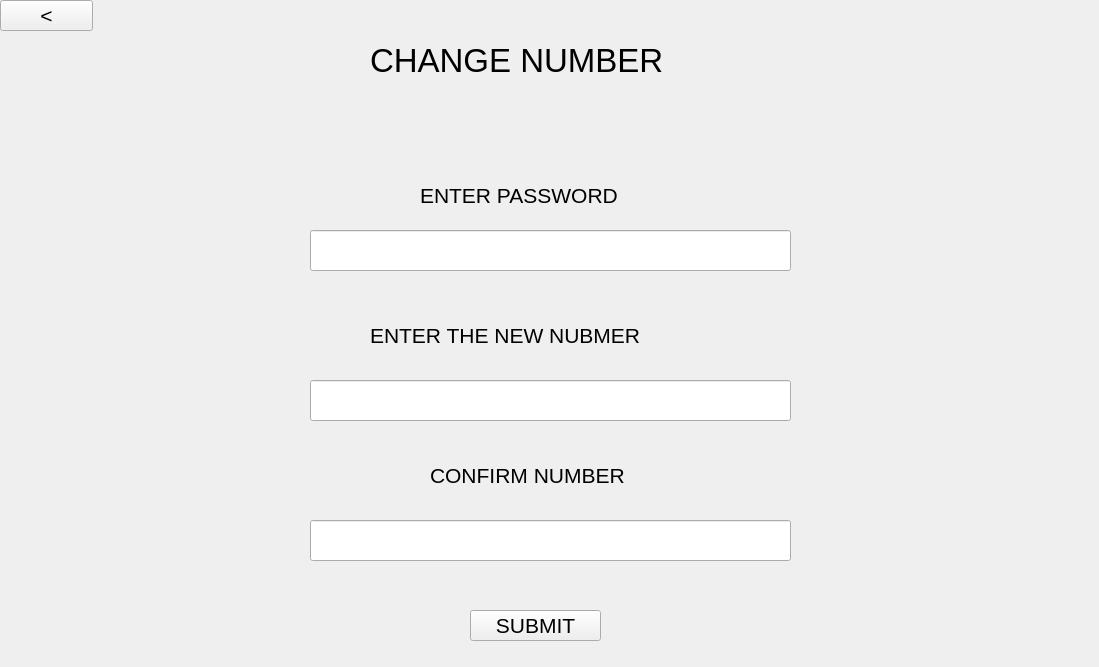
<?xml version="1.0" encoding="UTF-8"?>
<ui version="4.0">
 <class>Form</class>
 <widget class="QWidget" name="Form">
  <property name="geometry">
   <rect>
    <x>0</x>
    <y>0</y>
    <width>1099</width>
    <height>667</height>
   </rect>
  </property>
  <property name="windowTitle">
   <string>Form</string>
  </property>
  <property name="styleSheet">
   <string notr="true">QToolTip
{
     border: 1px solid black;
     background-color: #D1DBCB;
     padding: 1px;
     border-radius: 3px;
     opacity: 100;
}

QWidget
{
    color: #b1b1b1;
    background-color: #323232;
    selection-background-color:#323232;
    selection-color: black;
    background-clip: border;
    border-image: none;
    border: 0px transparent black;
    outline: 0;
}

QWidget:item:hover
{
    background-color: #D1DBCB;
    color: black;
}

QWidget:item:selected
{
    background-color: #D1DBCB;
    border: 0px
}

QCheckBox
{
    spacing: 5px;
    outline: none;
    color: #eff0f1;
    margin-bottom: 2px;
}

QCheckBox:disabled
{
    color: #76797C;
}

QCheckBox::indicator,QGroupBox::indicator
{
    width: 18px;
    height: 18px;
}

QGroupBox::indicator
{
    margin-left: 2px;
}

QCheckBox::indicator:unchecked
{
    image: url(:/qss_icons/rc/checkbox_unchecked.png);
}

QCheckBox::indicator:unchecked:hover,
QCheckBox::indicator:unchecked:focus,
QCheckBox::indicator:unchecked:pressed,
QGroupBox::indicator:unchecked:hover,
QGroupBox::indicator:unchecked:focus,
QGroupBox::indicator:unchecked:pressed
{
  border: none;
    image: url(:/qss_icons/rc/checkbox_unchecked_focus.png);
}

QCheckBox::indicator:checked
{
    image: url(:/qss_icons/rc/checkbox_checked.png);
}

QCheckBox::indicator:checked:hover,
QCheckBox::indicator:checked:focus,
QCheckBox::indicator:checked:pressed,
QGroupBox::indicator:checked:hover,
QGroupBox::indicator:checked:focus,
QGroupBox::indicator:checked:pressed
{
    border: none;
    image: url(:/qss_icons/rc/checkbox_checked_focus.png);
}


QCheckBox::indicator:indeterminate
{
    image: url(:/qss_icons/rc/checkbox_indeterminate.png);
}

QCheckBox::indicator:indeterminate:focus,
QCheckBox::indicator:indeterminate:hover,
QCheckBox::indicator:indeterminate:pressed
{
    image: url(:/qss_icons/rc/checkbox_indeterminate_focus.png);
}

QCheckBox::indicator:checked:disabled,
QGroupBox::indicator:checked:disabled
{
    image: url(:/qss_icons/rc/checkbox_checked_disabled.png);
}

QCheckBox::indicator:unchecked:disabled,
QGroupBox::indicator:unchecked:disabled
{
    image: url(:/qss_icons/rc/checkbox_unchecked_disabled.png);
}

QRadioButton
{
    spacing: 5px;
    outline: none;
    color: #eff0f1;
    margin-bottom: 2px;
}

QRadioButton:disabled
{
    color: #76797C;
}
QRadioButton::indicator
{
    width: 21px;
    height: 21px;
}

QRadioButton::indicator:unchecked
{
    image: url(:/qss_icons/rc/radio_unchecked.png);
}


QRadioButton::indicator:unchecked:hover,
QRadioButton::indicator:unchecked:focus,
QRadioButton::indicator:unchecked:pressed
{
    border: none;
    outline: none;
    image: url(:/qss_icons/rc/radio_unchecked_focus.png);
}

QRadioButton::indicator:checked
{
    border: none;
    outline: none;
    image: url(:/qss_icons/rc/radio_checked.png);
}

QRadioButton::indicator:checked:hover,
QRadioButton::indicator:checked:focus,
QRadioButton::indicator:checked:pressed
{
    border: none;
    outline: none;
    image: url(:/qss_icons/rc/radio_checked_focus.png);
}

QRadioButton::indicator:checked:disabled
{
    outline: none;
    image: url(:/qss_icons/rc/radio_checked_disabled.png);
}

QRadioButton::indicator:unchecked:disabled
{
    image: url(:/qss_icons/rc/radio_unchecked_disabled.png);
}


QMenuBar
{
    background-color: #323232;
    color: #D1DBCB;
}

QMenuBar::item
{
    background-color: #323232;
    background: transparent;
    /* padding: 2px 20px 2px 20px; */
}

QMenuBar::item:selected
{
    background: transparent;
    /* border: 1px solid #76797C; */
}

QMenuBar::item:pressed
{
    border: 0px solid #76797C;
    background-color: #D1DBCB;
    color: #000;
    margin-bottom:-1px;
    padding-bottom:1px;
}

QMenu
{
    background-color: #323232;
    /* border: 1px solid #76797C; */
    color: #eff0f1;
    /*margin: 2px; */
}

QMenu::icon
{
    /*margin: 5px;*/
}

QMenu::item
{
    padding: 2px 30px 2px 30px;
    /*margin-left: 5px;*/
    border: 1px solid transparent; /* reserve space for selection border */
}

QMenu::item:selected
{
    color: #000000;
}

QMenu::separator {
    height: 2px;
    background: #D1DBCB;
    margin-left: 10px;
    margin-right: 5px;
}

QMenu::indicator {
    width: 18px;
    height: 18px;
}

/* non-exclusive indicator = check box style indicator
   (see QActionGroup::setExclusive) */
QMenu::indicator:non-exclusive:unchecked {
    image: url(:/qss_icons/rc/checkbox_unchecked.png);
}

QMenu::indicator:non-exclusive:unchecked:selected {
    image: url(:/qss_icons/rc/checkbox_unchecked_disabled.png);
}

QMenu::indicator:non-exclusive:checked {
    image: url(:/qss_icons/rc/checkbox_checked.png);
}

QMenu::indicator:non-exclusive:checked:selected {
    image: url(:/qss_icons/rc/checkbox_checked_disabled.png);
}

/* exclusive indicator = radio button style indicator (see QActionGroup::setExclusive) */
QMenu::indicator:exclusive:unchecked {
    image: url(:/qss_icons/rc/radio_unchecked.png);
}

QMenu::indicator:exclusive:unchecked:selected {
    image: url(:/qss_icons/rc/radio_unchecked_disabled.png);
}

QMenu::indicator:exclusive:checked {
    image: url(:/qss_icons/rc/radio_checked.png);
}

QMenu::indicator:exclusive:checked:selected {
    image: url(:/qss_icons/rc/radio_checked_disabled.png);
}

QMenu::right-arrow {
    margin: 5px;
    image: url(:/qss_icons/rc/right_arrow.png)
}


QWidget:disabled
{
    color: #454545;
    background-color: #323232;
}

QAbstractItemView
{
    alternate-background-color: #323232;
    color: #eff0f1;
    border: 1px solid 3A3939;
    border-radius: 2px;
}

QWidget:focus, QMenuBar:focus,QToolBar:focus,QScrollAreaViewer:focus
{
    /* border: 2px solid #D1DBCB; */
}

QTabWidget:focus, QCheckBox:focus, QRadioButton:focus, QSlider:focus
{
    border: none;
}

QLineEdit
{
    background-color: #1e1e1e;
    selection-background-color: #D1DBCB;
    selection-color: black;
    padding: 5px;
    border-style: solid;
    border: 1px solid #76797C;
    border-radius: 2px;
    color: #eff0f1;
}

QGroupBox {
    border:1px solid #76797C;
    border-radius: 2px;
    margin-top: 20px;
}

QGroupBox::title {
    subcontrol-origin: margin;
    subcontrol-position: top center;
    padding-left: 10px;
    padding-right: 10px;
    padding-top: 10px;
}

QAbstractScrollArea
{
    border-radius: 0px;
    border: 0px solid #76797C;
    background-color: transparent;
}

QScrollBar:horizontal
{
    height: 15px;
    margin: 3px 15px 3px 15px;
    border: 1px transparent #2A2929;
    border-radius: 4px;
    background-color: #2A2929;
}

QScrollBar::handle:horizontal
{
    background-color: #605F5F;
    min-width: 5px;
    border-radius: 4px;
}

QScrollBar::add-line:horizontal
{
    margin: 0px 3px 0px 3px;
    border-image: url(:/qss_icons/rc/right_arrow_disabled.png);
    width: 10px;
    height: 10px;
    subcontrol-position: right;
    subcontrol-origin: margin;
}

QScrollBar::sub-line:horizontal
{
    margin: 0px 3px 0px 3px;
    border-image: url(:/qss_icons/rc/left_arrow_disabled.png);
    height: 10px;
    width: 10px;
    subcontrol-position: left;
    subcontrol-origin: margin;
}

QScrollBar::add-line:horizontal:hover,QScrollBar::add-line:horizontal:on
{
    border-image: url(:/qss_icons/rc/right_arrow.png);
    height: 10px;
    width: 10px;
    subcontrol-position: right;
    subcontrol-origin: margin;
}


QScrollBar::sub-line:horizontal:hover, QScrollBar::sub-line:horizontal:on
{
    border-image: url(:/qss_icons/rc/left_arrow.png);
    height: 10px;
    width: 10px;
    subcontrol-position: left;
    subcontrol-origin: margin;
}

QScrollBar::up-arrow:horizontal, QScrollBar::down-arrow:horizontal
{
    background: none;
}


QScrollBar::add-page:horizontal, QScrollBar::sub-page:horizontal
{
    background: none;
}

QScrollBar:vertical
{
    background-color: #2A2929;
    width: 15px;
    margin: 15px 3px 15px 3px;
    border: 1px transparent #2A2929;
    border-radius: 4px;
}

QScrollBar::handle:vertical
{
    background-color: #605F5F;
    min-height: 5px;
    border-radius: 4px;
}

QScrollBar::sub-line:vertical
{
    margin: 3px 0px 3px 0px;
    border-image: url(:/qss_icons/rc/up_arrow_disabled.png);
    height: 10px;
    width: 10px;
    subcontrol-position: top;
    subcontrol-origin: margin;
}

QScrollBar::add-line:vertical
{
    margin: 3px 0px 3px 0px;
    border-image: url(:/qss_icons/rc/down_arrow_disabled.png);
    height: 10px;
    width: 10px;
    subcontrol-position: bottom;
    subcontrol-origin: margin;
}

QScrollBar::sub-line:vertical:hover,QScrollBar::sub-line:vertical:on
{

    border-image: url(:/qss_icons/rc/up_arrow.png);
    height: 10px;
    width: 10px;
    subcontrol-position: top;
    subcontrol-origin: margin;
}


QScrollBar::add-line:vertical:hover, QScrollBar::add-line:vertical:on
{
    border-image: url(:/qss_icons/rc/down_arrow.png);
    height: 10px;
    width: 10px;
    subcontrol-position: bottom;
    subcontrol-origin: margin;
}

QScrollBar::up-arrow:vertical, QScrollBar::down-arrow:vertical
{
    background: none;
}


QScrollBar::add-page:vertical, QScrollBar::sub-page:vertical
{
    background: none;
}

QTextEdit
{
    background-color: #1e1e1e;
    color: #eff0f1;
    border: 1px solid #76797C;
}

QPlainTextEdit
{
    background-color: #1e1e1e;;
    color: #eff0f1;
    border-radius: 2px;
    border: 1px solid #76797C;
}

QHeaderView::section
{
    background-color: #76797C;
    color: #eff0f1;
    padding: 5px;
    border: 1px solid #76797C;
}

QSizeGrip {
    image: url(:/qss_icons/rc/sizegrip.png);
    width: 12px;
    height: 12px;
}


QMainWindow::separator
{
    background-color: #323232;
    color: white;
    padding-left: 4px;
    spacing: 2px;
    border: 1px dashed #76797C;
}

QMainWindow::separator:hover
{

    background-color: #787876;
    color: white;
    padding-left: 4px;
    border: 1px solid #76797C;
    spacing: 2px;
}


QMenu::separator
{
    height: 1px;
    background-color: #76797C;
    color: white;
    padding-left: 4px;
    margin-left: 10px;
    margin-right: 5px;
}

QFrame
{
    border-radius: 0px;
    /*border: 1px solid #76797C;*/
}


QFrame[frameShape=&quot;0&quot;]
{
    border-radius: 0px;
    border: 0px transparent #76797C;
}

QStackedWidget
{
    border: 1px transparent black;
}

QToolBar {
    border: 0px transparent #393838;
    background: 0px solid #323232;
    font-weight: bold;
}

QToolBar::handle:horizontal {
    image: url(:/qss_icons/rc/Hmovetoolbar.png);
}
QToolBar::handle:vertical {
    image: url(:/qss_icons/rc/Vmovetoolbar.png);
}
QToolBar::separator:horizontal {
    image: url(:/qss_icons/rc/Hsepartoolbar.png);
}
QToolBar::separator:vertical {
    image: url(:/qss_icons/rc/Vsepartoolbar.png);
}
QToolButton#qt_toolbar_ext_button {
    background: #58595a
}

QPushButton
{
    color: #eff0f1;
    background-color: #323232;
    border-width: 1px;
    border-color: #76797C;
    border-style: solid;
    padding: 5px;
    border-radius: 0px;
    outline: none;
}

QPushButton:disabled
{
    background-color: #323232;
    border-width: 1px;
    border-color: #454545;
    border-style: solid;
    padding-top: 5px;
    padding-bottom: 5px;
    padding-left: 10px;
    padding-right: 10px;
    border-radius: 2px;
    color: #454545;
}

QPushButton:focus {
    background-color: #D1DBCB;
    color: black;
}

QPushButton:pressed
{
    color: black;
    background-color: #D1DBCB;
    padding-top: -15px;
    padding-bottom: -17px;
}

QComboBox
{
    selection-background-color: #D1DBCB;
    background-color: #31363B;
    border-style: solid;
    border: 1px solid #76797C;
    border-radius: 2px;
    padding: 5px;
    min-width: 75px;
}

QPushButton:checked{
    background-color: #76797C;
    border-color: #6A6969;
}

QComboBox:hover,QPushButton:hover,QAbstractSpinBox:hover,QLineEdit:hover,QTextEdit:hover,QPlainTextEdit:hover,QAbstractView:hover,QTreeView:hover
{
    border: 1px solid #D1DBCB;
}

QComboBox:on
{
    padding-top: 0px;
    padding-left: 4px;
    selection-background-color: #4a4a4a;
}

QComboBox QAbstractItemView
{
    background-color: #1e1e1e;
    border-radius: 2px;
    border: 1px solid #76797C;
    selection-background-color: #D1DBCB;
}

QComboBox::drop-down
{
    subcontrol-origin: padding;
    subcontrol-position: top right;
    width: 15px;

    border-left-width: 0px;
    border-left-color: darkgray;
    border-left-style: solid;
    border-top-right-radius: 3px;
    border-bottom-right-radius: 3px;
}

QComboBox::down-arrow
{
    image: url(:/qss_icons/rc/down_arrow_disabled.png);
}

QComboBox::down-arrow:on, QComboBox::down-arrow:hover,
QComboBox::down-arrow:focus
{
    image: url(:/qss_icons/rc/down_arrow.png);
}

QAbstractSpinBox {
    padding: 2px;
    margin: 2px;
    background-color: #1e1e1e;
    color: #eff0f1;
    border-radius: 0px;
    min-width: 75px;
    selection-background-color: #D1DBCB;
    selection-color: black;
}

QAbstractSpinBox:up-button
{
    background-color: transparent;
    subcontrol-origin: border;
    subcontrol-position: center right;
}

QAbstractSpinBox:down-button
{
    background-color: transparent;
    subcontrol-origin: border;
    subcontrol-position: center left;
}

QAbstractSpinBox::up-arrow,QAbstractSpinBox::up-arrow:disabled,QAbstractSpinBox::up-arrow:off {
    image: url(:/qss_icons/rc/up_arrow_disabled.png);
    width: 10px;
    height: 10px;
}
QAbstractSpinBox::up-arrow:hover
{
    image: url(:/qss_icons/rc/up_arrow.png);
}


QAbstractSpinBox::down-arrow,QAbstractSpinBox::down-arrow:disabled,QAbstractSpinBox::down-arrow:off
{
    image: url(:/qss_icons/rc/down_arrow_disabled.png);
    width: 10px;
    height: 10px;
}
QAbstractSpinBox::down-arrow:hover
{
    image: url(:/qss_icons/rc/down_arrow.png);
}


QLabel
{
    border: 0px solid black;
    margin-left: 2px;
    margin-right: 2px;
    color: #D1DBCB;
}

QTabWidget{
    border: 0px transparent black;
}

QTabWidget::pane {
    border: 1px solid #76797C;
    padding: 5px;
    margin: 0px;
}

QTabWidget::tab-bar {
    left: 5px; /* move to the right by 5px */
}

QTabBar
{
    qproperty-drawBase: 0;
    border-radius: 3px;
}

QTabBar::focus
{
    border: 0px transparent black;
    color: black;
}

QTabBar::hover
{
    border: 0px transparent black;
    color: black;
}

QTabBar::close-button  {
    image: url(:/qss_icons/rc/close.png);
    background: transparent;
}

QTabBar::close-button:hover
{
    image: url(:/qss_icons/rc/close-hover.png);
    background: transparent;
}

QTabBar::close-button:pressed {
    image: url(:/qss_icons/rc/close-pressed.png);
    background: transparent;
}

/* TOP TABS */
QTabBar::tab:top {
    color: #eff0f1;
    border: 1px solid #76797C;
    border-bottom: 1px transparent black;
    background-color: #323232;
    padding: 5px;
    min-width: 50px;
    border-top-left-radius: 2px;
    border-top-right-radius: 2px;
}

QTabBar::tab:top:!selected
{
    color: #eff0f1;
    background-color: #54575B;
    border: 1px solid #76797C;
    border-bottom: 1px transparent black;
    border-top-left-radius: 2px;
    border-top-right-radius: 2px;
}

QTabBar::tab:top:!selected:hover {
    background-color: #D1DBCB;
    color: black;
}

/* BOTTOM TABS */
QTabBar::tab:bottom {
    color: #eff0f1;
    border: 1px solid #76797C;
    border-top: 1px transparent black;
    background-color: #323232;
    padding: 5px;
    border-bottom-left-radius: 2px;
    border-bottom-right-radius: 2px;
    min-width: 50px;
}

QTabBar::tab:bottom:!selected
{
    color: #eff0f1;
    background-color: #54575B;
    border: 1px solid #76797C;
    border-top: 1px transparent black;
    border-bottom-left-radius: 2px;
    border-bottom-right-radius: 2px;
}

QTabBar::tab:bottom:!selected:hover {
    background-color: #D1DBCB;
    color: black;
}

/* LEFT TABS */
QTabBar::tab:left {
    color: #eff0f1;
    border: 1px solid #76797C;
    border-left: 1px transparent black;
    background-color: #323232;
    padding: 5px;
    border-top-right-radius: 2px;
    border-bottom-right-radius: 2px;
    min-height: 50px;
}

QTabBar::tab:left:!selected
{
    color: #eff0f1;
    background-color: #54575B;
    border: 1px solid #76797C;
    border-left: 1px transparent black;
    border-top-right-radius: 2px;
    border-bottom-right-radius: 2px;
}

QTabBar::tab:left:!selected:hover {
    background-color: #D1DBCB;
    color: black;
}


/* RIGHT TABS */
QTabBar::tab:right {
    color: #eff0f1;
    border: 1px solid #76797C;
    border-right: 1px transparent black;
    background-color: #323232;
    padding: 5px;
    border-top-left-radius: 2px;
    border-bottom-left-radius: 2px;
    min-height: 50px;
}

QTabBar::tab:right:!selected
{
    color: #eff0f1;
    background-color: #54575B;
    border: 1px solid #76797C;
    border-right: 1px transparent black;
    border-top-left-radius: 2px;
    border-bottom-left-radius: 2px;
}

QTabBar::tab:right:!selected:hover {
    background-color: #D1DBCB;
    color: black;
}

QTabBar QToolButton::right-arrow:enabled {
     image: url(:/qss_icons/rc/right_arrow.png);
 }

 QTabBar QToolButton::left-arrow:enabled {
     image: url(:/qss_icons/rc/left_arrow.png);
 }

QTabBar QToolButton::right-arrow:disabled {
     image: url(:/qss_icons/rc/right_arrow_disabled.png);
 }

 QTabBar QToolButton::left-arrow:disabled {
     image: url(:/qss_icons/rc/left_arrow_disabled.png);
 }


QDockWidget {
    background: #323232;
    border: 1px solid #403F3F;
    titlebar-close-icon: url(:/qss_icons/rc/close.png);
    titlebar-normal-icon: url(:/qss_icons/rc/undock.png);
}

QDockWidget::close-button, QDockWidget::float-button {
    border: 1px solid transparent;
    border-radius: 2px;
    background: transparent;
}

QDockWidget::close-button:hover, QDockWidget::float-button:hover {
    background: rgba(255, 255, 255, 10);
}

QDockWidget::close-button:pressed, QDockWidget::float-button:pressed {
    padding: 1px -1px -1px 1px;
    background: rgba(255, 255, 255, 10);
}

QTreeView, QListView
{
    border: 1px solid #76797C;
    background-color: #1e1e1e;
}

QTreeView:branch:selected, QTreeView:branch:hover
{
    background: url(:/qss_icons/rc/transparent.png);
}

QTreeView::branch:has-siblings:!adjoins-item {
    border-image: url(:/qss_icons/rc/transparent.png);
}

QTreeView::branch:has-siblings:adjoins-item {
    border-image: url(:/qss_icons/rc/transparent.png);
}

QTreeView::branch:!has-children:!has-siblings:adjoins-item {
    border-image: url(:/qss_icons/rc/transparent.png);
}

QTreeView::branch:has-children:!has-siblings:closed,
QTreeView::branch:closed:has-children:has-siblings {
    image: url(:/qss_icons/rc/branch_closed.png);
}

QTreeView::branch:open:has-children:!has-siblings,
QTreeView::branch:open:has-children:has-siblings  {
    image: url(:/qss_icons/rc/branch_open.png);
}

QTreeView::branch:has-children:!has-siblings:closed:hover,
QTreeView::branch:closed:has-children:has-siblings:hover {
    image: url(:/qss_icons/rc/branch_closed-on.png);
    }

QTreeView::branch:open:has-children:!has-siblings:hover,
QTreeView::branch:open:has-children:has-siblings:hover  {
    image: url(:/qss_icons/rc/branch_open-on.png);
    }

QListView::item:!selected:hover, QTreeView::item:!selected:hover  {
    background: #848383;
    outline: 0;
    color: #eff0f1;
}

QListView::item:selected:hover, QTreeView::item:selected:hover  {
    background: #D1DBCB;
}

QSlider::groove:horizontal {
    border: 1px solid #565a5e;
    height: 4px;
    background: #565a5e;
    margin: 0px;
    border-radius: 2px;
}

QSlider::handle:horizontal {
    background: #D1DBCB;
    border: 1px solid #999999;
    width: 10px;
    height: 10px;
    margin: -5px 0;
}

QSlider::add-page:qlineargradient {
    background: #595858;
    border-top-right-radius: 5px;
    border-bottom-right-radius: 5px;
    border-top-left-radius: 0px;
    border-bottom-left-radius: 0px;
}

QSlider::sub-page::qlineargradient:horizontal {
    background:  #D1DBCB;
    border-top-right-radius: 0px;
    border-bottom-right-radius: 0px;
    border-top-left-radius: 5px;
    border-bottom-left-radius: 5px;
}

QSlider::groove:vertical {
    border: 1px solid #565a5e;
    width: 4px;
    background: #565a5e;
    margin: 0px;
    border-radius: 3px;
}

QSlider::handle:vertical {
    background: #D1DBCB;
    border: 1px solid #999999;
    width: 10px;
    height: 10px;
    margin: 0 -5px;
}

QToolButton {
    color: #D1DBCB;
    background-color: transparent;
    border: 0px transparent #76797C;
    border-radius: 0px;
    padding: 1px;
    margin-right: 5px;
}

QToolButton[popupMode=&quot;1&quot;] { /* only for MenuButtonPopup */
 padding-right: 20px; /* make way for the popup button */
 border: 1px #76797C;
 border-radius: 0px;
}

QToolButton[popupMode=&quot;2&quot;] { /* only for InstantPopup */
 padding-right: 10px; /* make way for the popup button */
 border: 0px #76797C;
}


QToolButton:hover, QToolButton::menu-button:hover {
    background-color: transparent;
    border: 1px solid #D1DBCB;
    padding: 2px;
}

QToolButton:checked, QToolButton:pressed,
        QToolButton::menu-button:pressed {
    color: black;
    background-color: #D1DBCB;
    border: 0px solid #D1DBCB;
    padding: 2px;
}

/* the subcontrol below is used only in the InstantPopup or DelayedPopup mode */
QToolButton::menu-indicator {
    image: url(:/qss_icons/rc/down_arrow.png);
    top: -7px; left: -2px; /* shift it a bit */
}

/* the subcontrols below are used only in the MenuButtonPopup mode */
QToolButton::menu-button {
    border: 1px transparent #76797C;
    border-top-right-radius: 6px;
    border-bottom-right-radius: 6px;
    /* 16px width + 4px for border = 20px allocated above */
    width: 16px;
    outline: none;
}

QToolButton::menu-arrow {
    image: url(:/qss_icons/rc/down_arrow.png);
}

QToolButton::menu-arrow:open {
    border: 1px solid #76797C;
}

QPushButton::menu-indicator  {
    subcontrol-origin: padding;
    subcontrol-position: bottom right;
    left: 8px;
}

QTableView
{
    border: 1px solid #76797C;
    gridline-color: #323232;
    background-color: #1e1e1e;
}


QTableView, QHeaderView
{
    border-radius: 0px;
}

QTableView::item:pressed, QListView::item:pressed, QTreeView::item:pressed  {
    background: #D1DBCB;
    color: black;
}

QTableView::item:selected:active, QTreeView::item:selected:active, QListView::item:selected:active  {
    background: #D1DBCB;
    color: black;
}

QHeaderView
{
    background-color: #323232;
    border: 1px transparent;
    border-radius: 0px;
    margin: 0px;
    padding: 0px;

}

QHeaderView::section  {
    background-color: #323232;
    color: #eff0f1;
    padding: 5px;
    border: 1px solid #76797C;
    border-radius: 0px;
    text-align: center;
}

QHeaderView::section::vertical::first, QHeaderView::section::vertical::only-one
{
    border-top: 1px solid #76797C;
}

QHeaderView::section::vertical
{
    border-top: transparent;
}

QHeaderView::section::horizontal::first, QHeaderView::section::horizontal::only-one
{
    border-left: 1px solid #76797C;
}

QHeaderView::section::horizontal
{
    border-left: transparent;
}


QHeaderView::section:checked
 {
    color: white;
    background-color: #848383;
 }

 /* style the sort indicator */
QHeaderView::down-arrow {
    image: url(:/qss_icons/rc/down_arrow.png);
}

QHeaderView::up-arrow {
    image: url(:/qss_icons/rc/up_arrow.png);
}


QTableCornerButton::section {
    background-color: #323232;
    border: 1px transparent #76797C;
    border-radius: 0px;
}

QToolBox  {
    padding: 5px;
    border: 1px transparent black;
}

QToolBox::tab {
    color: #eff0f1;
    background-color: #323232;
    border: 1px solid #76797C;
    border-bottom: 1px transparent #323232;
    border-top-left-radius: 5px;
    border-top-right-radius: 5px;
}

QToolBox::tab:selected { /* italicize selected tabs */
    font: italic;
    background-color: #323232;
    border-color: #D1DBCB;
 }

QStatusBar::item {
    border: 0px transparent dark;
    margin: 0px;
    border: 0px;
 }


QFrame[height=&quot;3&quot;], QFrame[width=&quot;3&quot;] {
    background-color: #76797C;
}


QSplitter::handle {
    border: 1px dashed #76797C;
}

QSplitter::handle:hover {
    background-color: #787876;
    border: 1px solid #76797C;
}

QSplitter::handle:horizontal {
    width: 1px;
}

QSplitter::handle:vertical {
    height: 1px;
}

QProgressBar {
    border: 1px solid #76797C;
    border-radius: 5px;
    text-align: center;
}

QProgressBar::chunk {
    background-color: #D1DBCB;
}

QDateEdit
{
    selection-background-color: #D1DBCB;
    border-style: solid;
    border: 1px solid #CEE343;
    border-radius: 2px;
    padding: 1px;
    min-width: 75px;
}

QDateEdit:on
{
    padding-top: 3px;
    padding-left: 4px;
    selection-background-color: #4a4a4a;
}

QDateEdit QAbstractItemView
{
    background-color: #1e1e1e;
    border-radius: 2px;
    border: 1px solid #3375A3;
    selection-background-color: #D1DBCB;
}

QDateEdit::drop-down
{
    subcontrol-origin: padding;
    subcontrol-position: top right;
    width: 15px;
    border-left-width: 0px;
    border-left-color: darkgray;
    border-left-style: solid;
    border-top-right-radius: 3px;
    border-bottom-right-radius: 3px;
}

QDateEdit::down-arrow
{
    image: url(:/qss_icons/rc/down_arrow_disabled.png);
}

QDateEdit::down-arrow:on, QDateEdit::down-arrow:hover,
QDateEdit::down-arrow:focus
{
    image: url(:/qss_icons/rc/down_arrow.png);
}</string>
  </property>
  <widget class="QLineEdit" name="newNo">
   <property name="geometry">
    <rect>
     <x>310</x>
     <y>380</y>
     <width>481</width>
     <height>41</height>
    </rect>
   </property>
  </widget>
  <widget class="QLineEdit" name="confirmNo">
   <property name="geometry">
    <rect>
     <x>310</x>
     <y>520</y>
     <width>481</width>
     <height>41</height>
    </rect>
   </property>
  </widget>
  <widget class="QLineEdit" name="password">
   <property name="geometry">
    <rect>
     <x>310</x>
     <y>230</y>
     <width>481</width>
     <height>41</height>
    </rect>
   </property>
  </widget>
  <widget class="QLabel" name="label">
   <property name="geometry">
    <rect>
     <x>370</x>
     <y>40</y>
     <width>361</width>
     <height>41</height>
    </rect>
   </property>
   <property name="font">
    <font>
     <pointsize>25</pointsize>
    </font>
   </property>
   <property name="text">
    <string>CHANGE NUMBER</string>
   </property>
  </widget>
  <widget class="QLabel" name="label_2">
   <property name="geometry">
    <rect>
     <x>420</x>
     <y>180</y>
     <width>251</width>
     <height>31</height>
    </rect>
   </property>
   <property name="font">
    <font>
     <pointsize>16</pointsize>
    </font>
   </property>
   <property name="text">
    <string>ENTER PASSWORD</string>
   </property>
  </widget>
  <widget class="QLabel" name="label_3">
   <property name="geometry">
    <rect>
     <x>370</x>
     <y>320</y>
     <width>331</width>
     <height>31</height>
    </rect>
   </property>
   <property name="font">
    <font>
     <pointsize>16</pointsize>
    </font>
   </property>
   <property name="text">
    <string>ENTER THE NEW NUBMER</string>
   </property>
  </widget>
  <widget class="QLabel" name="label_4">
   <property name="geometry">
    <rect>
     <x>430</x>
     <y>460</y>
     <width>251</width>
     <height>31</height>
    </rect>
   </property>
   <property name="font">
    <font>
     <pointsize>16</pointsize>
    </font>
   </property>
   <property name="text">
    <string>CONFIRM NUMBER</string>
   </property>
  </widget>
  <widget class="QPushButton" name="submitNo">
   <property name="geometry">
    <rect>
     <x>470</x>
     <y>610</y>
     <width>131</width>
     <height>31</height>
    </rect>
   </property>
   <property name="font">
    <font>
     <pointsize>16</pointsize>
    </font>
   </property>
   <property name="text">
    <string>SUBMIT</string>
   </property>
  </widget>
  <widget class="QPushButton" name="back">
   <property name="geometry">
    <rect>
     <x>0</x>
     <y>0</y>
     <width>93</width>
     <height>31</height>
    </rect>
   </property>
   <property name="font">
    <font>
     <pointsize>16</pointsize>
    </font>
   </property>
   <property name="text">
    <string>&lt;</string>
   </property>
  </widget>
 </widget>
 <resources>
  <include location="images.qrc"/>
 </resources>
 <connections/>
</ui>
